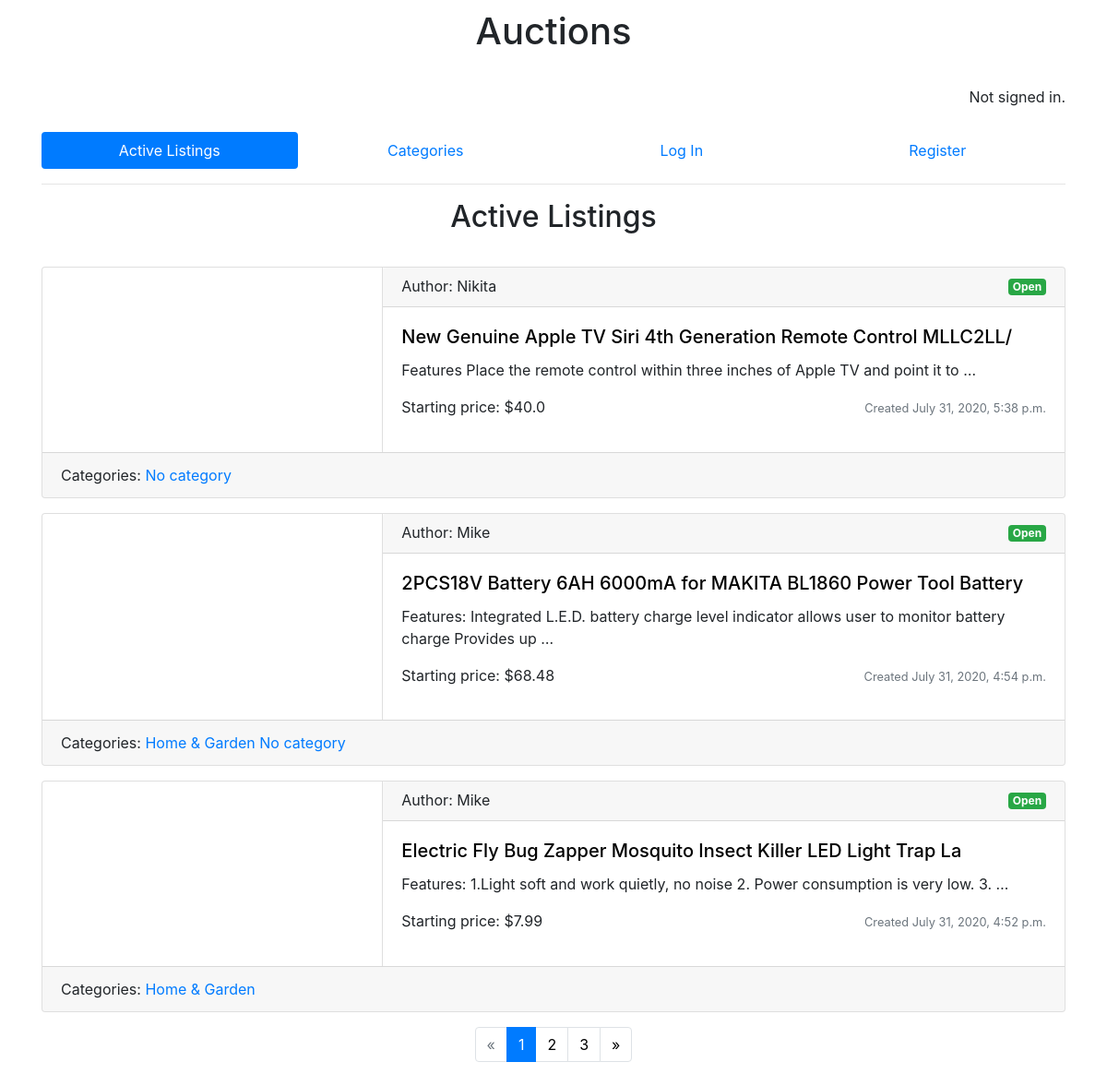
The page / on the database its author committed.
### auctions/models.py (models this page shows, shortened)
class Listings(models.Model):
    title = models.CharField(max_length=64)
    text_base = models.TextField()
    start_bid = models.FloatField()
    url_img = models.URLField()
    category = models.ManyToManyField(Category, related_name="category")
    create_date = models.DateTimeField(auto_now_add=True)
    author = models.ForeignKey(User, on_delete=models.CASCADE, related_name="author")
    open = models.BooleanField(default=True)
    max_bet = models.FloatField(default=0)
    win = models.ForeignKey(User, on_delete=models.CASCADE, related_name="win", null=True, blank=True)
    class Meta:
        ordering = ["-create_date"]

class User(AbstractUser):
    pass

class Category(models.Model):
    cat = models.CharField(max_length=64)
    class Meta:
        ordering = ["cat"]

### auctions/views.py (the view, shortened to what this page needs)
# urls.py: path("", views.index, name="index"),
def index(request):
    all_open_listings = Listings.objects.filter(open=True)
    page_list = pag(request, all_open_listings, 3)
    active = "index"
    if not request.user.is_authenticated:
        return render(request, "auctions/index.html", {
            "page_objects": page_list[0], "is_paginated": page_list[1], "next_url": page_list[3],
            "prev_url": page_list[2], "active": active
        })

### auctions/views.py (called while the page is built)
def pag(request, all_listings, count_listings):
    page_number = request.GET.get("page", 1)
    paginator = Paginator(all_listings, count_listings)
    page = paginator.get_page(page_number)
    is_paginated = page.has_other_pages()
    if page.has_previous():
        prev_url = f"?page={page.previous_page_number()}"
    else:
        prev_url = ""
    if page.has_next():
        next_url = f"?page={page.next_page_number()}"
    else:
        next_url = ""
    return page, is_paginated, prev_url, next_url

### auctions/templates/auctions/index.html
{% extends "auctions/layout.html" %}
{% block body %}
    <h2 class="title_page">Active Listings</h2>
    {% for listing in page_objects.object_list %}
        {% include "auctions/includes/card.html" %}
    {% endfor %}
    {% include "auctions/includes/pagination.html" %}
{% endblock %}

### auctions/templates/auctions/includes/card.html (shortened to what this page needs)
<div class="card mb-3 ">
    <div class="row no-gutters" style="min-height: 200px">
        <div class="col-md-4 card_img">
        </div>
        <div class="col-md-8">
            <div class="card-header justify-content-between">
                Author: {{ listing.author.username }}
                <div class="col">
                </div>
                {% if listing.open %}
                    <span class="badge badge-success">Open</span>
                {% else %}
                    <span class="badge badge-warning">Close</span>
                {% endif %}
            </div>
            <div class="card-body">
                <a class="card_listing" href="{% url 'listings' id_listing=listing.id %}">
                    <h5 class="card-title">{{ listing.title }}</h5>
                </a>
                <p class="card-text">{{ listing.text_base|truncatewords:15 }}</p>
                <div style="display:flex; justify-content: space-between">
                    <p class="card-text">Starting price: ${{ listing.start_bid }}</p>
                    <p class="card-text"><small class="text-muted">Created {{ listing.create_date }}</small>
                    </p>
                </div>
            </div>
        </div>
    </div>
    <div class="card-footer">
        Categories:
        {% for category in listing.category.all %}
            <a href="{% url 'categories' title_cat=category.cat %}">{{ category.cat }}</a>
        {% endfor %}
    </div>
</div>

### auctions/static/auctions/styles.css (style rules this page uses)
body { padding: 10px; }
a { text-decoration: none; }
.title_page { text-align: center; margin-bottom: 35px; }
.card-header { display: flex; line-height: 1; }
.card_listing { color: #000; }
.card_img { border-right: 1px solid rgba(0, 0, 0, 0.125); }

### rows shown on the page
Listings: author.username "Nikita", open "Open", title "New Genuine Apple TV Siri 4th Generation Remote Control MLLC2LL/", text_base "Features Place the remote control within three inches of Apple TV and point it to …", start_bid "40.0", create_date "July 31, 2020, 5:38 p.m."
Category: cat "No category"
Listings: author.username "Mike", open "Open", title "2PCS18V Battery 6AH 6000mA for MAKITA BL1860 Power Tool Battery", text_base "Features: Integrated L.E.D. battery charge level indicator allows user to monitor battery charge Provides up …", start_bid "68.48", create_date "July 31, 2020, 4:54 p.m."
Category: cat "Home & Garden"
Listings: author.username "Mike", open "Open", title "Electric Fly Bug Zapper Mosquito Insect Killer LED Light Trap La", text_base "Features: 1.Light soft and work quietly, no noise 2. Power consumption is very low. 3. …", start_bid "7.99", create_date "July 31, 2020, 4:52 p.m."

### other values the page prints
{{ n }} "1"
{{ n }} "2" "3"
